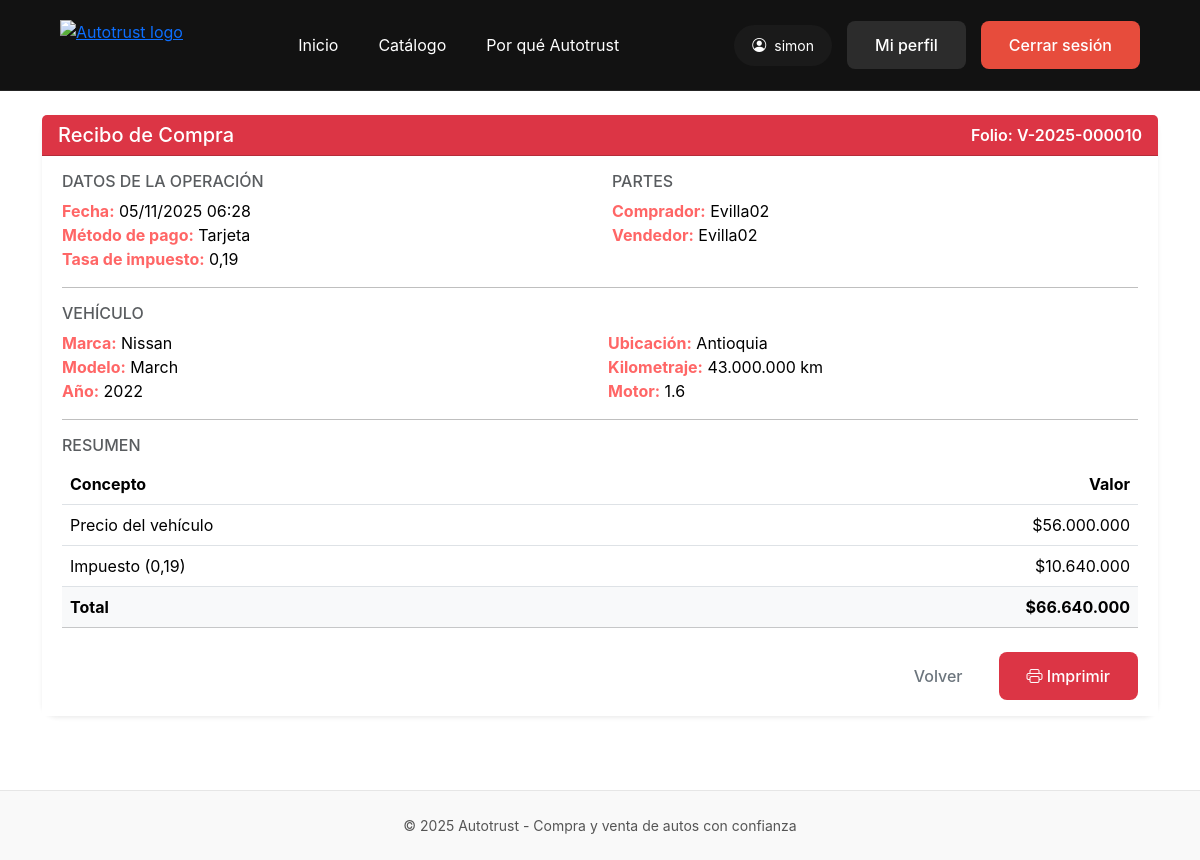
Page /ventas/10/recibo/ (signed in) on the committed database.
### vehicles/models.py (models this page shows, shortened)
class Venta(models.Model):
    METODOS_PAGO = [
        ("tarjeta", "Tarjeta"),
        ("transferencia", "Transferencia"),
        ("efectivo", "Efectivo"),
        ("otro", "Otro"),
    ]
    vehicle   = models.ForeignKey("Vehicle", on_delete=models.PROTECT, related_name="ventas")
    comprador = models.ForeignKey(User, on_delete=models.PROTECT, related_name="compras")
    vendedor  = models.ForeignKey(User, on_delete=models.PROTECT, related_name="ventas_realizadas", null=True, blank=True)
    marca       = models.CharField(max_length=100)
    modelo      = models.CharField(max_length=100)
    anio        = models.CharField(max_length=10)
    ubicacion   = models.CharField(max_length=100)
    kilometraje = models.IntegerField(default=0)
    motor       = models.CharField(max_length=50, blank=True, null=True)
    precio_unitario = models.DecimalField(max_digits=12, decimal_places=0)
    impuesto        = models.DecimalField(max_digits=12, decimal_places=0, default=0)
    total           = models.DecimalField(max_digits=12, decimal_places=0, default=0)
    tasa_impuesto   = models.DecimalField(max_digits=4, decimal_places=2, default=Decimal("0.19"))
    metodo_pago = models.CharField(max_length=20, choices=METODOS_PAGO, default="tarjeta")
    folio       = models.CharField(max_length=30, unique=True, blank=True)  # N° de recibo
    creado_en   = models.DateTimeField(default=timezone.now)
    class Meta:
        ordering = ("-creado_en",)

### vehicles/views.py (the view)
# urls.py: path("ventas/<int:venta_id>/recibo/", views.venta_recibo, name="venta_recibo"),
@login_required
def venta_recibo(request, venta_id):
    venta = get_object_or_404(Venta, pk=venta_id)
    if not (request.user.is_staff or request.user == venta.comprador or request.user == venta.vendedor):
        return redirect("catalogo")
    return render(request, "vehicles/venta_recibo.html", {"venta": venta})

### vehicles/templates/vehicles/venta_recibo.html (shortened to what this page needs)
{% extends 'base.html' %}
{% load humanize %}
{% block content %}
<div class="container py-4">
  <div class="card shadow-sm border-0">
    <div class="card-header bg-danger text-white d-flex justify-content-between align-items-center">
      <h5 class="mb-0">Recibo de Compra</h5>
      <span class="fw-semibold">Folio: {{ venta.folio }}</span>
    </div>
    <div class="card-body">
      <div class="row g-4">
        <div class="col-md-6">
          <h6 class="text-uppercase text-muted">Datos de la operación</h6>
          <ul class="list-unstyled mb-0">
            <li><strong>Fecha:</strong> {{ venta.creado_en|date:"d/m/Y H:i" }}</li>
            <li><strong>Método de pago:</strong> {{ venta.get_metodo_pago_display }}</li>
            <li><strong>Tasa de impuesto:</strong> {{ venta.tasa_impuesto|floatformat:2 }} </li>
          </ul>
        </div>
        <div class="col-md-6">
          <h6 class="text-uppercase text-muted">Partes</h6>
          <ul class="list-unstyled mb-0">
            <li><strong>Comprador:</strong> {{ venta.comprador.username }}</li>
            <li><strong>Vendedor:</strong> {{ venta.vendedor.username }}</li>
          </ul>
        </div>
      </div>
      <hr>
      <h6 class="text-uppercase text-muted">Vehículo</h6>
      <div class="row g-3">
        <div class="col-md-6">
          <ul class="list-unstyled mb-0">
            <li><strong>Marca:</strong> {{ venta.marca }}</li>
            <li><strong>Modelo:</strong> {{ venta.modelo }}</li>
            <li><strong>Año:</strong> {{ venta.anio }}</li>
          </ul>
        </div>
        <div class="col-md-6">
          <ul class="list-unstyled mb-0">
            <li><strong>Ubicación:</strong> {{ venta.ubicacion }}</li>
            <li><strong>Kilometraje:</strong> {{ venta.kilometraje|intcomma }} km</li>
            <li><strong>Motor:</strong> {{ venta.motor|default:"—" }}</li>
          </ul>
        </div>
      </div>
      <hr>
      <h6 class="text-uppercase text-muted">Resumen</h6>
      <div class="table-responsive">
        <table class="table mb-0">
          <thead>
            <tr>
              <th>Concepto</th>
              <th class="text-end">Valor</th>
            </tr>
          </thead>
          <tbody>
            <tr>
              <td>Precio del vehículo</td>
              <td class="text-end">${{ venta.precio_unitario|intcomma }}</td>
            </tr>
            <tr>
              <td>Impuesto ({{ venta.tasa_impuesto|floatformat:2 }})</td>
              <td class="text-end">${{ venta.impuesto|intcomma }}</td>
            </tr>
            <tr class="table-light">
              <th>Total</th>
              <th class="text-end">${{ venta.total|intcomma }}</th>
            </tr>
          </tbody>
        </table>
      </div>
      <div class="d-flex justify-content-end mt-4 gap-2">
        <a href="{% url 'catalogo' %}" class="btn btn-outline-secondary">Volver</a>
        <button onclick="window.print()" class="btn btn-danger">
          <i class="bi bi-printer"></i> Imprimir
        </button>
      </div>
    </div>
  </div>
</div>
{% endblock %}

### templates/base.html (shortened to what this page needs)
{% load static %}
<!DOCTYPE html>
<html lang="es">
<head>
    <link rel="stylesheet" href="https://cdn.jsdelivr.net/npm/bootstrap-icons@1.11.3/font/bootstrap-icons.css">
    <link
        href="https://cdn.jsdelivr.net/npm/bootstrap@5.3.3/dist/css/bootstrap.min.css"
        rel="stylesheet"
    >
    <link rel="stylesheet" href="{% static 'vehicles/css/style.css' %}">
</head>
<body>
    <header>
        <a href="{% url 'landing' %}">
            <img src="../media/vehiculos/autotrust.png" alt="Autotrust logo" class="logo" style="height: 50px;">
        </a>
        <nav>
            <a href="{% url 'landing' %}#hero">Inicio</a>
            <a href="{% url 'catalogo' %}">Catálogo</a>
            <a href="{% url 'porque' %}">Por qué Autotrust</a>
        </nav>
        <div class="header-buttons">
            {% if user.is_authenticated %}
                <span class="user-pill">
                    <i class="bi bi-person-circle"></i>{{ user.username }}
                </span>
                <a href="{% url 'profile' %}" class="btn btn-secondary">Mi perfil</a>
                <a href="{% url 'logout' %}" class="btn btn-primary">Cerrar sesión</a>
            {% else %}
                <a href="{% url 'login' %}" class="btn btn-secondary">Iniciar sesión</a>
                <a href="{% url 'upload_vehicle' %}" class="btn btn-primary">Publicar mi carro</a>
            {% endif %}
        </div>
    </header>
    <main>
        {% block content %}{% endblock %}
    </main>
    <footer>
        © 2025 Autotrust - Compra y venta de autos con confianza
    </footer>
</body>
</html>

### vehicles/static/vehicles/css/style.css (style rules this page uses)
body { background-color: #ffffff !important; color: #111; font-family: 'Poppins', sans-serif; }
.card { background-color: #fff; border: none; border-radius: 15px; box-shadow: 0 4px 12px rgba(0, 0, 0, 0.1); transition: transform 0.3s ease, box-shadow 0.3s ease; }
.card-body { background-color: #fff; color: #000; padding: 1rem 1.25rem; }
footer { background-color: #000; color: #fff; text-align: center; padding: 1rem; border-top: 2px solid #c20000; margin-top: 50px; }
body { background-color: #ffffff; }
.list-unstyled li strong { color: #ff6666; }

### templates/base.html (style rules this page uses)
:root { --bg-main: #f2f2f2; --bg-header: #121212; --bg-elevated: #151515; --bg-card: #ffffff; --border-subtle: rgba(0, 0, 0, 0.08); }
* { margin: 0; padding: 0; box-sizing: border-box; }
body { font-family: -apple-system, BlinkMacSystemFont, 'Segoe UI', Roboto, Oxygen, Ubuntu, Cantarell, sans-serif; background-color: var(--bg-main); color: #111; min-height: 100vh; display: flex; flex-direction: column; }
header { display: grid; grid-template-columns: auto minmax(0, 1fr) auto; align-items: center; padding: 20px 60px; background-color: var(--bg-header); border-bottom: 1px solid rgba(255, 255, 255, 0.08); column-gap: 40px; }
.logo { height: 40px; display: block; }
nav { display: flex; gap: 40px; align-items: center; justify-content: center; justify-self: center; width: 100%; }
nav a { color: #fff; text-decoration: none; font-size: 16px; transition: color 0.3s; }
.header-buttons { display: flex; gap: 15px; align-items: center; justify-self: end; }
.btn { padding: 12px 28px; border-radius: 8px; text-decoration: none; font-weight: 500; transition: all 0.3s; border: none; cursor: pointer; font-size: 16px; }
.btn-secondary { background-color: #2c2c2c; color: #fff; }
.btn-primary { background-color: #e74c3c; color: #fff; }
.user-pill { background-color: #1a1a1a; padding: 10px 18px; border-radius: 999px; font-size: 14px; color: #fff; display: flex; align-items: center; gap: 8px; }
main { flex: 1; }
footer { text-align: center; padding: 24px 0; border-top: 1px solid rgba(0, 0, 0, 0.08); color: #555; font-size: 14px; background-color: #f9f9f9; }

### rows in the picture
Venta: folio "V-2025-000010", creado_en "05/11/2025 06:28", metodo_pago "Tarjeta", tasa_impuesto "0,19", comprador.username "Evilla02", vendedor.username "Evilla02", marca "Nissan", modelo "March", anio "2022", ubicacion "Antioquia", kilometraje "43.000.000", motor "1.6", precio_unitario "56.000.000", impuesto "10.640.000", total "66.640.000"

### other values in the picture
{{ user.username }} "simon"
